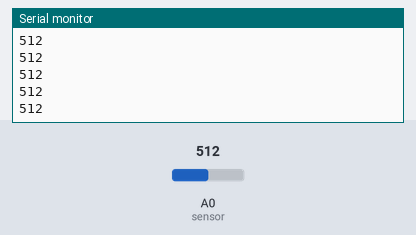
This sketch was run on a simulated Arduino Uno, built with avr-gcc and run on an emulated ATmega328P. Parts: the last lines printed to the serial monitor. The inputs (shaded band) are chosen by the test bench; at power-on: A0 (sensor) = 512.

Above: at 1.2 s.
1.3 s: A0 (sensor) set to 716
At 2.4 s:
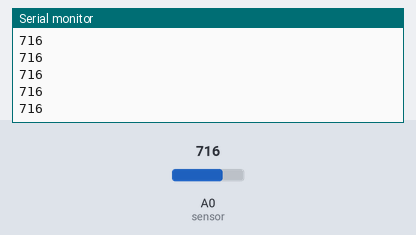
2.8 s: A0 (sensor) set to 900
At 3.4 s:
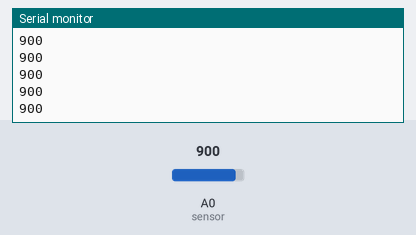
Timing chart, 0 to 5.8 s (numbered marks = the images above; inputs shaded):
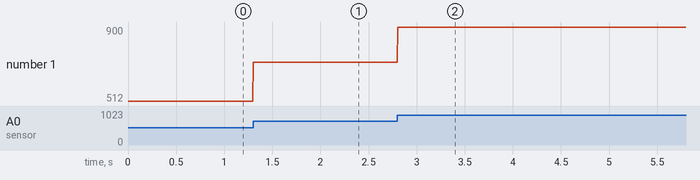

Measured:
- after the input at 1.3 s, the serial monitor: prints a new line at once (image 1)
- after the input at 2.8 s, the serial monitor: prints a new line at once (image 2)
- plotted number 1: 512 → 716 after the input at 1.3 s, 716 → 900 after the input at 2.8 s

The sketch:

FeelingLight_SeleneOrozco_A.ino
```cpp
/**
// Feeling light - Selene Orozco,
// Used with only 1 photoresistor.
Credits:
 * Data from multiple sensors / Processing
 * by BARRAGAN http://barraganstudio.com
 *
 * Reads values from four photoresistors connected to the
 * analog input pins 0-3. The values read from the sensors are proportional
 * to the amount of light that hits their surface.
 * The values read are printed comma separated through the serial to use them in
 * Processing
 */

int sensorValue1;

void setup() {
  Serial.begin(9600);
}

void loop() {
  sensorValue1 = analogRead(A0);  // read sensor in analog input 0
  Serial.println(sensorValue1);   // print sensor 1
  delay(5);                       // wait 5ms for next reading
}
```
